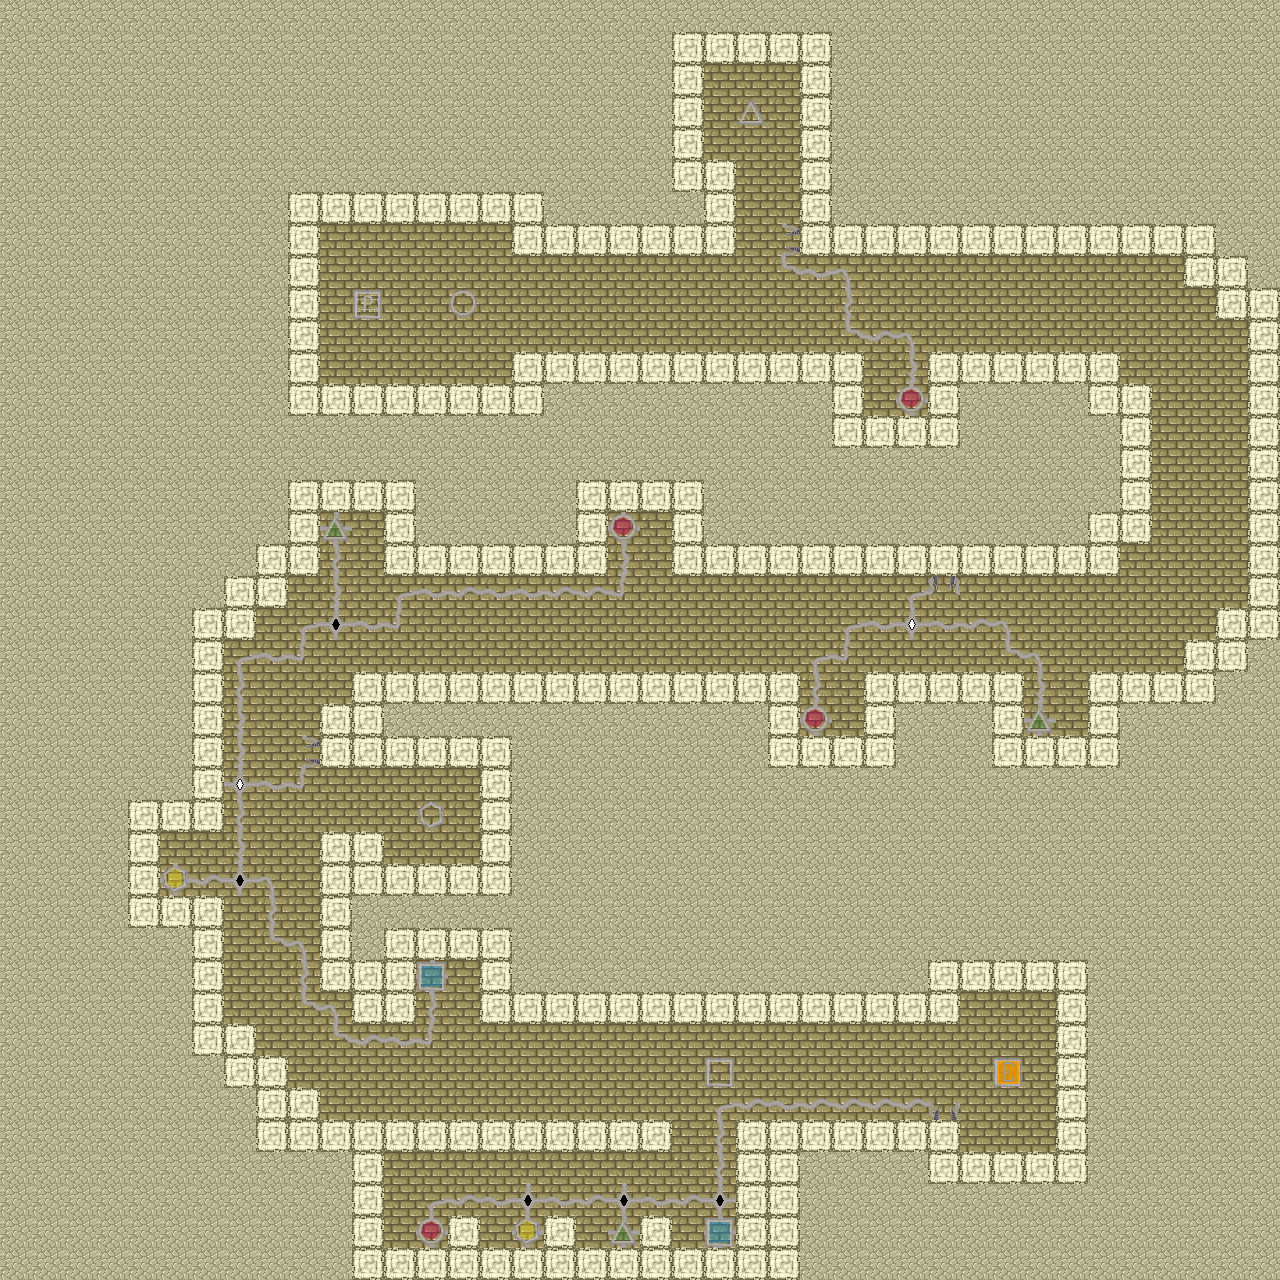

A 2D game scene composited from a Tiled map and its tileset images. What follows is a short description and the map's XML, with each tile layer's data collapsed to a summary:
An orthogonal 40x40 tile map with 32x32 px tiles, 1 tile layer (Ground) and 16 objects (4x gate_1, 4x gate_2, 2x gate_3, 4_up_3, player, ...).

<map version="1.0" orientation="orthogonal" width="40" height="40" tilewidth="32" tileheight="32">
 <tileset firstgid="1" name="desert_tiled6.png" tilewidth="32" tileheight="32" spacing="3" margin="2">
  <image source="gfx/desert_tiled6.png" trans="ff00ff" width="281" height="211" />
  <tile id="0">
   <properties>
    <property name="spawn" value="box" />
   </properties>
  </tile>
  <tile id="1">
   <properties>
    <property name="spawn" value="player" />
   </properties>
  </tile>
  <tile id="2">
   <properties>
    <property name="spawn" value="circle" />
   </properties>
  </tile>
  <tile id="9">
   <properties>
    <property name="spawn" value="triangle" />
   </properties>
  </tile>
  <tile id="10">
   <properties>
    <property name="spawn" value="hexagon" />
   </properties>
  </tile>
  <tile id="16">
   <properties>
    <property name="switch" value="box" />
   </properties>
  </tile>
  <tile id="17">
   <properties>
    <property name="switch" value="circle" />
   </properties>
  </tile>
  <tile id="18">
   <properties>
    <property name="switch" value="free" />
   </properties>
  </tile>
  <tile id="19">
   <properties>
    <property name="exit" value="player" />
   </properties>
  </tile>
  <tile id="24">
   <properties>
    <property name="switch" value="triangle" />
   </properties>
  </tile>
  <tile id="25">
   <properties>
    <property name="switch" value="hexagon" />
   </properties>
  </tile>
  <tile id="26">
   <properties>
    <property name="switch" value="player" />
   </properties>
  </tile>
  <tile id="41">
   <properties>
    <property name="wall" value="true" />
   </properties>
  </tile>
 </tileset>
 <layer name="Ground" width="40" height="40">
  <data>[1600 cells, 1600 non-empty, 27 distinct tile ids]</data>
 </layer>
 <objectgroup name="Object Layer 1" width="40" height="40">
  <object name="gate_1" type="4_up_3" gid="46" x="944" y="1114" />
  <object name="circle_1" type="gate_1" gid="46" x="429" y="1232" />
  <object name="exit_1" type="player" gid="46" x="1010" y="1071" />
  <object name="box_1" type="gate_1" gid="46" x="721" y="1233" />
  <object name="circle_2" type="gate_2" gid="46" x="623" y="524" />
  <object name="hexagon_1" type="gate_2" gid="46" x="175" y="877" />
  <object name="gate_2" type="2_left_3" gid="46" x="313" y="755" />
  <object name="gate_3" type="1_down_3" gid="46" x="944" y="588" />
  <object name="gate_4" type="1_left_2" gid="46" x="789" y="239" />
  <object name="triangle_1" type="gate_3" gid="46" x="1039" y="723" />
  <object name="circle_3" type="gate_4" gid="46" x="908" y="399" />
  <object name="triangle_2" type="gate_2" gid="46" x="336" y="529" />
  <object name="triangle_3" type="gate_1" gid="46" x="625" y="1233" />
  <object name="hexagon_2" type="gate_1" gid="46" x="525" y="1231" />
  <object name="box_2" type="gate_2" gid="46" x="429" y="975" />
  <object name="circle_4" type="gate_3" gid="46" x="816" y="715" />
 </objectgroup>
</map>
